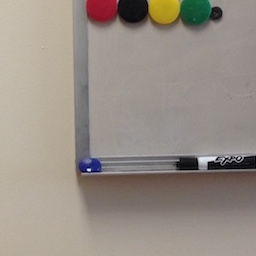
%> input picture Image.jpg, 256 x 256 px
$ octave test1.m   (GNU Octave 9; MATLAB toolbox functions it lacks are replaced by stand-ins)
%> lines starting %> are read from the running program, lines starting %| are printed output that depends on the picture
### linedetect.m
function linedetect(Image)

    % magnitudes and tangents

    I0 = double(rgb2gray(imread(Image.name)))/255;
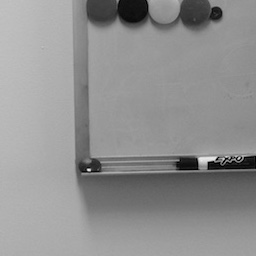
%> I0: size 256x256 double; min 0, max 0.914, mean 0.568


    % [10 lines of commented-out code are left out]
    p = Image.p;
    q = Image.q;
    % [7 lines of commented-out code are left out]

      figure(1),imshow(I0)
      hold on
      plot([p(2),q(2)],[p(1),q(1)],'Color','r','LineWidth',2)
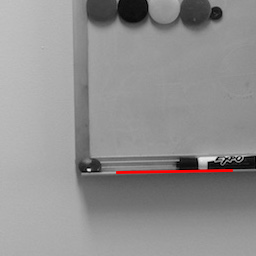
%> figure redrawn from the program's plot data

    d = norm(q-p);
    v = (q-p)/d;

    % figure(1)
    % figure(2)

    I = repmat(I0,[1 1 3]);     %RGB?

    for i = 0:2:1.2*d
        r0 = p+i*v;
        r = round(r0);
        I(r(1),r(2),1) = 1;
        I(r(1),r(2),2:3) = 0;
        m = [];
        for j = -15:15
            s0 = r0+j*[-v(2); v(1)];
            s = round(s0);
            I(s(1),s(2),1) = 1;
            I(s(1),s(2),2:3) = 0;
            % m = [m mean(mean(I0(s(1)-1:s(1)+1,s(2)-1:s(2)+1)))];
            m = [m I0(s(1),s(2))];
        end
    % [6 lines of commented-out code are left out]
        if i == 0
            for sigma = 0.25:3
                m = conv(m,fspecial('gaussian',[1 4*sigma],sigma),'same');
                %plot(m);
                %hold on
                %pause
                mIn = m(11:21);
                mConv = conv2(m,mIn,'same');
                [pks,lcs] = findpeaks(mConv);
    % [10 lines of commented-out code are left out]
                if length(pks) == 1
                    sigma0 = sigma;
                    break
                end
            end
        else
            m = conv(m,fspecial('gaussian',[1 4*sigma0],sigma0),'same');
            mConv = conv2(m,mIn,'same');
    % [5 lines of commented-out code are left out]
            [pks,lcs] = findpeaks(mConv);
            if length(pks) > 1
                break
            end
    %         pause
        end
    end
%> this loop made 31 passes
%> (pks, lcs) on passes 2 to 13: (2.72, 21), (2.73, 21), (2.69, 22), (2.66, 22), (2.67, 22), (2.67, 22), (2.62, 22), (2.62, 22), (2.61, 22), (2.62, 22), (2.6, 22), (2.63, 22)
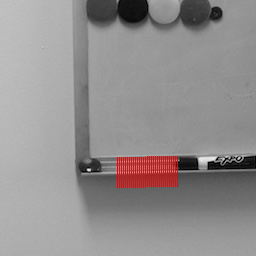
%> I: size 256x256x3 double; mean R, G, B 0.577, 0.562, 0.562
%> after the loop, mConv = 31 values, max 1.73 at index 10, min 0.761 at index 1, mean 1.31; mIn = [0.343 0.365 0.398 0.439 0.48 0.513 0.535 0.545 0.543 0.534 0.521]; sigma0 = 2.25
    figure(2)
    imshow(I)

### test1.m
test.name = 'Image.jpg';
test.p = [173; 118];
test.q = [171; 232];
save test;
load test;
linedetect(test);
